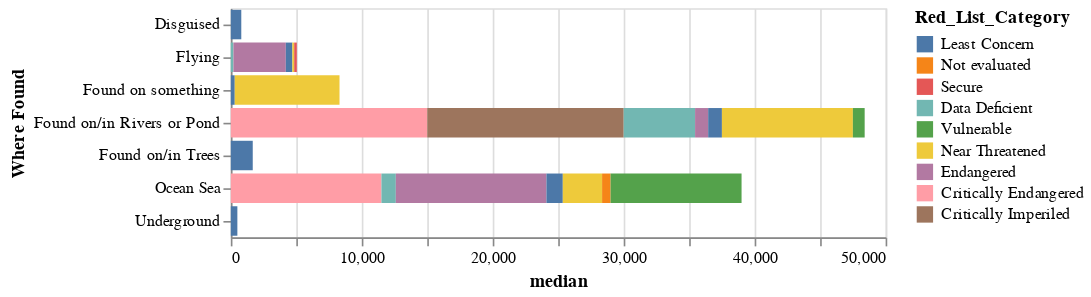

The notebook cell this image was saved under:
### Code cell
import altair as alt

alt.Chart(local_c_cat).mark_bar().encode(
    x= 'median:Q',
    y=alt.Y('Where Found:N',sort=red_list_order),
    color=alt.Color('Red_List_Category:N',sort=red_list_order)
    #column='site:N'
)

### Figure 1 — Vega-Lite specification as saved in the notebook (floating-point values rounded to 4 significant figures)
{"config": {"view": {"continuousWidth": 400, "continuousHeight": 300}}, "data": {"name": "data-7d6119fe8f3ac18c9de69ad8ed553259"}, "mark": "bar", "encoding": {"color": {"type": "nominal", "field": "Red_List_Category", "sort": ["Least Concern", "Not evaluated", "Secure", "Data Deficient", "Vulnerable", "Near Threatened", "Endangered", "Critically Endangered", "Critically Imperiled"]}, "x": {"type": "quantitative", "field": "median"}, "y": {"type": "nominal", "field": "Where Found", "sort": ["Least Concern", "Not evaluated", "Secure", "Data Deficient", "Vulnerable", "Near Threatened", "Endangered", "Critically Endangered", "Critically Imperiled"]}}, "$schema": "https://vega.github.io/schema/vega-lite/v4.8.1.json", "datasets": {"data-7d6119fe8f3ac18c9de69ad8ed553259": [{"Where Found": "Disguised", "Red_List_Category": "Least Concern", "count": 2, "median": 800.0, "mean": 800.0, "std": 282.8, "max": 1000, "min": 600}, {"Where Found": "Flying", "Red_List_Category": "Data Deficient", "count": 1, "median": 200.0, "mean": 200.0, "std": null, "max": 200, "min": 200}, {"Where Found": "Flying", "Red_List_Category": "Endangered", "count": 1, "median": 4000.0, "mean": 4000.0, "std": null, "max": 4000, "min": 4000}, {"Where Found": "Flying", "Red_List_Category": "Least Concern", "count": 17, "median": 500.0, "mean": 1470.0, "std": 1538.0, "max": 4500, "min": 60}, {"Where Found": "Flying", "Red_List_Category": "Near Threatened", "count": 1, "median": 140.0, "mean": 140.0, "std": null, "max": 140, "min": 140}, {"Where Found": "Flying", "Red_List_Category": "Secure", "count": 2, "median": 200.0, "mean": 200.0, "std": 56.57, "max": 240, "min": 160}, {"Where Found": "Found on something", "Red_List_Category": "Least Concern", "count": 21, "median": 300.0, "mean": 953.3, "std": 1793.0, "max": 8000, "min": 70}, {"Where Found": "Found on something", "Red_List_Category": "Near Threatened", "count": 1, "median": 8000.0, "mean": 8000.0, "std": null, "max": 8000, "min": 8000}, {"Where Found": "Found on/in Rivers or Pond", "Red_List_Category": "Critically Endangered", "count": 1, "median": 15000.0, "mean": 15000.0, "std": null, "max": 15000, "min": 15000}, {"Where Found": "Found on/in Rivers or Pond", "Red_List_Category": "Critically Imperiled", "count": 1, "median": 15000.0, "mean": 15000.0, "std": null, "max": 15000, "min": 15000}, {"Where Found": "Found on/in Rivers or Pond", "Red_List_Category": "Data Deficient", "count": 2, "median": 5450.0, "mean": 5450.0, "std": 6435.0, "max": 10000, "min": 900}, {"Where Found": "Found on/in Rivers or Pond", "Red_List_Category": "Endangered", "count": 1, "median": 1000.0, "mean": 1000.0, "std": null, "max": 1000, "min": 1000}, {"Where Found": "Found on/in Rivers or Pond", "Red_List_Category": "Least Concern", "count": 40, "median": 1050.0, "mean": 2200.0, "std": 2974.0, "max": 15000, "min": 100}, {"Where Found": "Found on/in Rivers or Pond", "Red_List_Category": "Near Threatened", "count": 1, "median": 10000.0, "mean": 10000.0, "std": null, "max": 10000, "min": 10000}, {"Where Found": "Found on/in Rivers or Pond", "Red_List_Category": "Vulnerable", "count": 3, "median": 900.0, "mean": 1233.0, "std": 1137.0, "max": 2500, "min": 300}, {"Where Found": "Found on/in Trees", "Red_List_Category": "Least Concern", "count": 30, "median": 1675.0, "mean": 3829.0, "std": 4251.0, "max": 12000, "min": 10}, {"Where Found": "Ocean Sea", "Red_List_Category": "Critically Endangered", "count": 2, "median": 11500.0, "mean": 11500.0, "std": 4950.0, "max": 15000, "min": 8000}, {"Where Found": "Ocean Sea", "Red_List_Category": "Data Deficient", "count": 1, "median": 1100.0, "mean": 1100.0, "std": null, "max": 1100, "min": 1100}, {"Where Found": "Ocean Sea", "Red_List_Category": "Endangered", "count": 2, "median": 11500.0, "mean": 11500.0, "std": 2121.0, "max": 13000, "min": 10000}, {"Where Found": "Ocean Sea", "Red_List_Category": "Least Concern", "count": 22, "median": 1250.0, "mean": 3275.0, "std": 4063.0, "max": 15000, "min": 200}, {"Where Found": "Ocean Sea", "Red_List_Category": "Near Threatened", "count": 3, "median": 3000.0, "mean": 3383.0, "std": 3441.0, "max": 7000, "min": 150}, {"Where Found": "Ocean Sea", "Red_List_Category": "Not evaluated", "count": 1, "median": 650.0, "mean": 650.0, "std": null, "max": 650, "min": 650}, {"Where Found": "Ocean Sea", "Red_List_Category": "Vulnerable", "count": 3, "median": 10000.0, "mean": 9667.0, "std": 5508.0, "max": 15000, "min": 4000}, {"Where Found": "Underground", "Red_List_Category": "Least Concern", "count": 1, "median": 500.0, "mean": 500.0, "std": null, "max": 500, "min": 500}]}}
